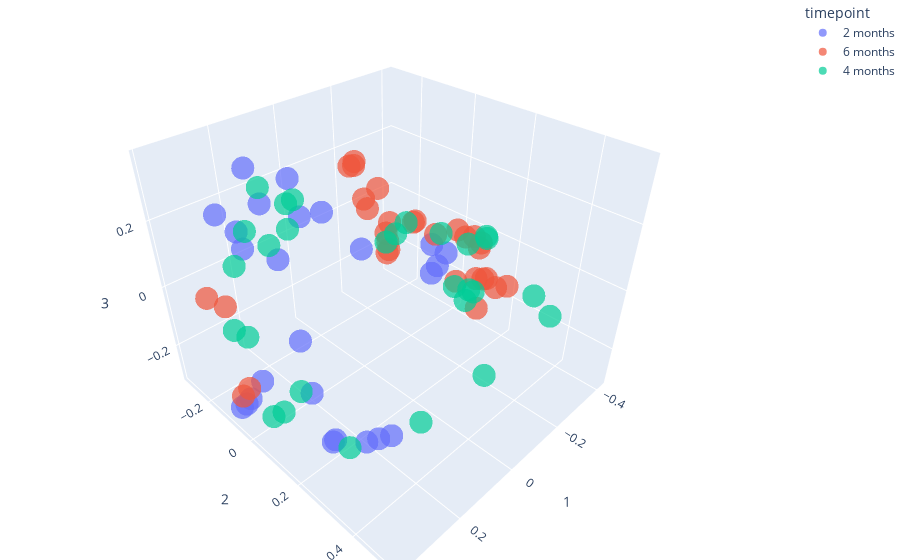

Notebook source saved alongside this figure:
### Markdown cell above
### Timepoint clustering

### Code cell
fig = px.scatter_3d(pcoa_braycurtis_metadata_samples3_merged,
                    x=1,
                    y=2,
                    z=3,
                    color='timepoint',
                    opacity=0.7)

fig.update_layout(margin=dict(l=0, r=0, b=0, t=0))
fig.show()
